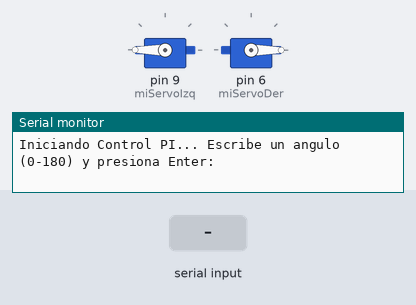
The sketch below on a simulated Arduino Uno, built with avr-gcc and run on an emulated ATmega328P. On the bench: 2 × servo, the last lines printed to the serial monitor. Inputs (shaded band) come from the test bench.

Above: at 0.1 s.
At 2.64 s:
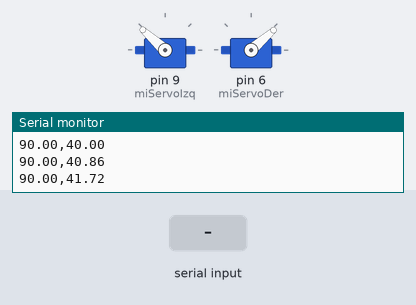
3.3 s: "30,150\n" received over Serial
6.3 s: "90,45\n" received over Serial
At 11.8 s:
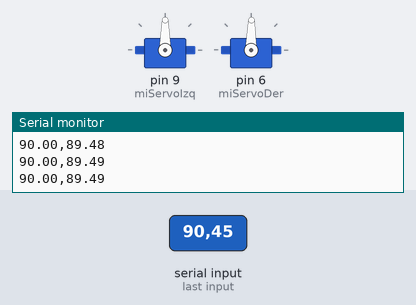
Timing chart, 0 to 13.3 s (numbered marks = the images above; inputs shaded):
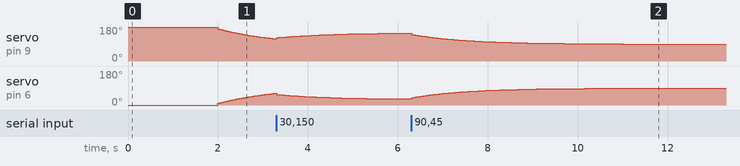

The sketch:

pi_feka.ino
```cpp
#include <Servo.h>

Servo miServoIzq;
Servo miServoDer;

// --- 1. LAS GANANCIAS DE TU TAREA ---
float Kp = 0.1;
float Ki = 0.75;

// --- 2. VARIABLES DEL CONTROLADOR PI ---
float setpoint = 90.0; // Arranca en 90 por seguridad, pero cambiará en vivo
float input = 0.0;
float output = 0.0;

float error = 0.0;
float error_integral = 0.0;
long tiempo_prev = 0;

void setup() {
  Serial.begin(57600);
  miServoIzq.attach(9);
  miServoDer.attach(6);

  miServoIzq.write(180);
  miServoDer.write(0);

  Serial.println("Iniciando Control PI... Escribe un angulo (0-180) y presiona Enter:");
  delay(2000);

  tiempo_prev = millis();
}

void loop() {
  // --- A. LECTURA EN DIRECTO DEL SETPOINT ---
  if (Serial.available() > 0) {
    String mensaje = Serial.readStringUntil('\n');
    float nuevo_angulo = mensaje.toFloat();

    // Filtro para evitar que le mandes letras o números fuera de rango
    if (nuevo_angulo >= 0 && nuevo_angulo <= 180) {
      setpoint = nuevo_angulo;
    }
  }

  // --- B. Calcular tiempo transcurrido (dt) ---
  float dt = (millis() - tiempo_prev) / 1000.0;
  tiempo_prev = millis();

  // --- C. RETROALIMENTACIÓN SIMULADA ---
  input = input + (output - input) * 0.08;

  // --- D. ECUACIONES DEL CONTROL PI ---
  error = setpoint - input;

  float P = Kp * error;

  error_integral = error_integral + (error * dt);
  float I = Ki * error_integral;

  // --- E. ANTI-WINDUP ---
  if (I > 180) I = 180;
  else if (I < -180) I = -180;

  // --- F. SEÑAL DE CONTROL TOTAL ---
  output = P + I;

  // --- G. SATURACIÓN ---
  if (output > 180) output = 180;
  else if (output < 0) output = 0;

  // --- H. MOVER LOS MOTORES ---
  miServoIzq.write(180 - output);
  miServoDer.write(output);

  // --- I. IMPRIMIR DATOS ---
  // Imprimirá el Setpoint actual y la respuesta del PI separadas por coma
  Serial.print(setpoint);
  Serial.print(",");
  Serial.println(output);

  delay(20);
}
```
